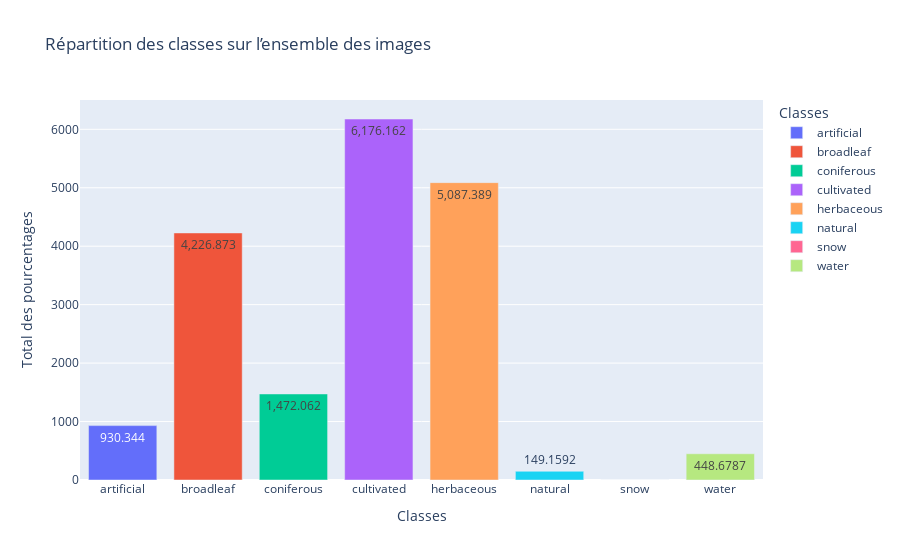

The notebook cell saved with this chart:
### Code cell
import plotly.express as px

cols_to_keep = train_infos.columns.difference(['sample_id', 'no_data', 'clouds'])

# Calculer la somme des pourcentages pour chaque classe
class_distribution = train_infos[cols_to_keep].sum()
print(class_distribution)
# Convertir en DataFrame pour utilisation avec Plotly
df_plot = pd.DataFrame({"Classe": class_distribution.index, "Total Pourcentage": class_distribution.values})

# Création du graphique interactif
fig = px.bar(df_plot, 
             x="Classe", 
             y="Total Pourcentage", 
             title="Répartition des classes sur l’ensemble des images",
             labels={"Total Pourcentage": "Total des pourcentages", "Classe": "Classes"},
             text_auto=True,
             color="Classe")

# Afficher le graphique
fig.show()

### Figure 1 — Plotly figure (JSON) as saved in the notebook; plotly's stock layout.template omitted (floating-point values rounded to 4 significant figures)
{"data": [{"hovertemplate": "Classes=%{x}<br>Total des pourcentages=%{y}<extra></extra>", "legendgroup": "artificial", "marker": {"color": "#636efa", "pattern": {"shape": ""}}, "name": "artificial", "orientation": "v", "showlegend": true, "textposition": "auto", "texttemplate": "%{y}", "type": "bar", "x": ["artificial"], "xaxis": "x", "y": [930.3], "yaxis": "y"}, {"hovertemplate": "Classes=%{x}<br>Total des pourcentages=%{y}<extra></extra>", "legendgroup": "broadleaf", "marker": {"color": "#EF553B", "pattern": {"shape": ""}}, "name": "broadleaf", "orientation": "v", "showlegend": true, "textposition": "auto", "texttemplate": "%{y}", "type": "bar", "x": ["broadleaf"], "xaxis": "x", "y": [4227.0], "yaxis": "y"}, {"hovertemplate": "Classes=%{x}<br>Total des pourcentages=%{y}<extra></extra>", "legendgroup": "coniferous", "marker": {"color": "#00cc96", "pattern": {"shape": ""}}, "name": "coniferous", "orientation": "v", "showlegend": true, "textposition": "auto", "texttemplate": "%{y}", "type": "bar", "x": ["coniferous"], "xaxis": "x", "y": [1472.0], "yaxis": "y"}, {"hovertemplate": "Classes=%{x}<br>Total des pourcentages=%{y}<extra></extra>", "legendgroup": "cultivated", "marker": {"color": "#ab63fa", "pattern": {"shape": ""}}, "name": "cultivated", "orientation": "v", "showlegend": true, "textposition": "auto", "texttemplate": "%{y}", "type": "bar", "x": ["cultivated"], "xaxis": "x", "y": [6176.0], "yaxis": "y"}, {"hovertemplate": "Classes=%{x}<br>Total des pourcentages=%{y}<extra></extra>", "legendgroup": "herbaceous", "marker": {"color": "#FFA15A", "pattern": {"shape": ""}}, "name": "herbaceous", "orientation": "v", "showlegend": true, "textposition": "auto", "texttemplate": "%{y}", "type": "bar", "x": ["herbaceous"], "xaxis": "x", "y": [5087.0], "yaxis": "y"}, {"hovertemplate": "Classes=%{x}<br>Total des pourcentages=%{y}<extra></extra>", "legendgroup": "natural", "marker": {"color": "#19d3f3", "pattern": {"shape": ""}}, "name": "natural", "orientation": "v", "showlegend": true, "textposition": "auto", "texttemplate": "%{y}", "type": "bar", "x": ["natural"], "xaxis": "x", "y": [149.2], "yaxis": "y"}, {"hovertemplate": "Classes=%{x}<br>Total des pourcentages=%{y}<extra></extra>", "legendgroup": "snow", "marker": {"color": "#FF6692", "pattern": {"shape": ""}}, "name": "snow", "orientation": "v", "showlegend": true, "textposition": "auto", "texttemplate": "%{y}", "type": "bar", "x": ["snow"], "xaxis": "x", "y": [0.01634], "yaxis": "y"}, {"hovertemplate": "Classes=%{x}<br>Total des pourcentages=%{y}<extra></extra>", "legendgroup": "water", "marker": {"color": "#B6E880", "pattern": {"shape": ""}}, "name": "water", "orientation": "v", "showlegend": true, "textposition": "auto", "texttemplate": "%{y}", "type": "bar", "x": ["water"], "xaxis": "x", "y": [448.7], "yaxis": "y"}], "layout": {"barmode": "relative", "legend": {"title": {"text": "Classes"}, "tracegroupgap": 0}, "title": {"text": "Répartition des classes sur l’ensemble des images"}, "xaxis": {"anchor": "y", "categoryarray": ["artificial", "broadleaf", "coniferous", "cultivated", "herbaceous", "natural", "snow", "water"], "categoryorder": "array", "domain": [0, 1], "title": {"text": "Classes"}}, "yaxis": {"anchor": "x", "domain": [0, 1], "title": {"text": "Total des pourcentages"}}}}
